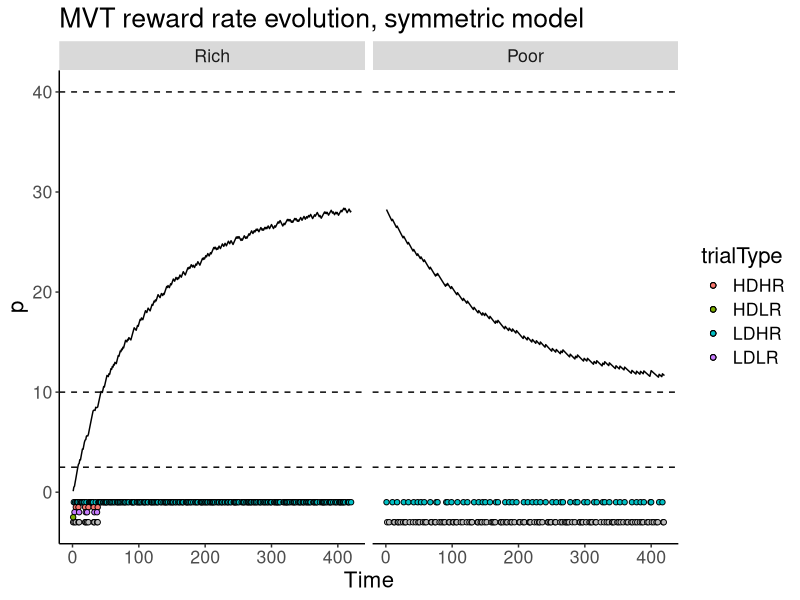
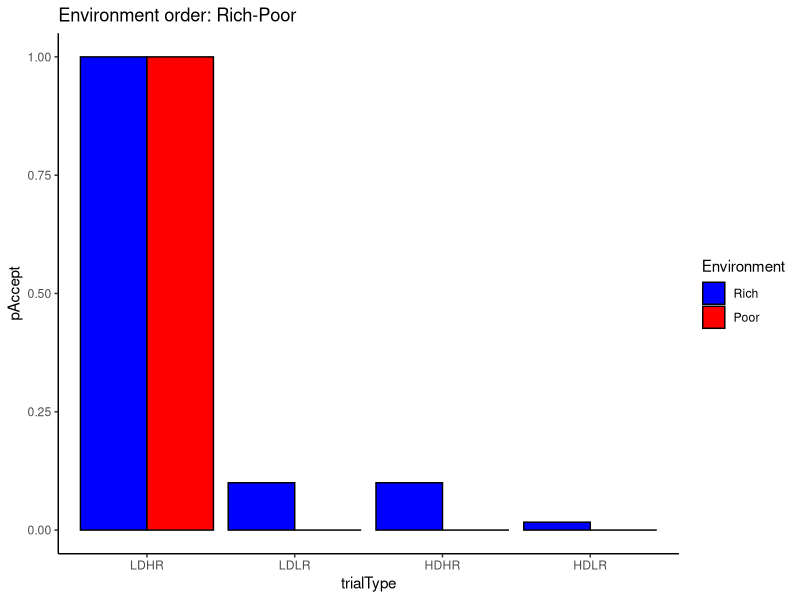

The R source for these figures, in order:
# simulating decisions from Garrett and Daw 2019
# this is just a playground to estimate how models affect their experiment
# this was helpful in understanding their approach
# and really, I did it to motivate myself to do it with my own data


# notes for Neil:
# - Since p is updated per second, and handling times are considered negative, 
#   asymmetric MVT can't compensate for extra positive learning. This could be why their betas are so low, to prevent this.
#   In a case where p is updated per trial experienced, the issue might be solved? Maybe try that...
#   So, during symmetry the handling time updates are compensated by the reward rate, reaching a mean rate. Maybe that's why p ends up at 20 during Rich blocks
#   This issue partially goes back to a simple fact: environmental reward rates are learned independently of choices.
#   Instead, per-second sims track the attained average.

library(tidyverse)

# there are 4 trial types, spanning low to high reward rates
trialType <- list(HDLR = c(rep(0, 8), 20),
                  HDHR = c(rep(0, 8), 80),
                  LDLR = c(rep(0, 2), 20),
                  LDHR = c(rep(0, 2), 80))

# earning rates (pts/time) per trial
trialTimes <- list(HDLR = 8, LDHR = 2, HDHR = 8, LDLR = 2)
trialRewards <- list(HDLR = 20, LDHR = 80, HDHR = 80, LDLR = 20)
  
# blocks had different environmental richness based on rate of trial occurrences (per 7 trials)
richTrials <- c("HDLR", "HDHR", "LDLR", rep("LDHR", 4))
poorTrials <- c("LDHR", "HDHR", "LDLR", rep("HDLR", 4))

# optimal policy for each block
richAccept <- list(HDLR = F, LDHR = T, HDHR = F, LDLR = F)
poorAccept <- list(HDLR = F, LDHR = T, HDHR = T, LDLR = T)

# starting parameters for their Rescorla-Wagner-type model
# the model updates per second
# p = is the expected reward value
# alpha is the adaptation rate
p <- 0
alpha <- 0.005
alphaPos <- 0.005
alphaNeg <- 0.002
n <- 60
asymmetric <- F # to use asymmetric updating of p
order <- c("Rich", "Poor")  # c("Poor", "Rich") c("Rich", "Poor") you can have a single block too
  
# this is just to store a session's evolution of the reward estimate
pStore <- numeric()
evol <- data.frame(Reward = NA,
                   Delay = NA,
                   p = NA,
                   trialType = NA,
                   Choice = NA,
                   Optimal = NA,
                   Environment = NA)

# perform block simluations in the given order
for (environment in order) {
  if (environment == "Poor") {
    # start simulating a series of 'n' trials in an 'env' environment
    env <- poorTrials
    for (run in seq(n)) {
      # randomly select the next 7 trials based on environmental richness
      sequence <- sample(env)
      
      # go through trials
      for (trial in sequence) {
        # if the trial's rate is higher than the estimated OC (average reward rate p * delay)
        # accept <- rich/poorAccept[[trial]] for optimality
        OC <- trialTimes[[trial]] * p
        r <- trialRewards[[trial]]
        accept <- ifelse(r > OC, T, F)
        
        # updated p at each second within the trial (one 0 = no update during offer window)
        if (accept) {
          if (asymmetric) {
            p <- p + alphaPos * (r - OC) 
            evol <- rbind(evol, c(r, trialTimes[[trial]], p, trial, accept, poorAccept[[trial]], "Poor"))
          } else {
            p <- p + alpha * (r - OC) # could turn this into a function, so multiple models can be tested
            evol <- rbind(evol, c(r, trialTimes[[trial]], p, trial, accept, poorAccept[[trial]], "Poor"))
          }
        } else {
          if (asymmetric) {
            p <- p + alphaNeg * (0 - p)
            evol <- rbind(evol, c(r, trialTimes[[trial]], p, trial, accept, poorAccept[[trial]], "Poor"))
          } else {
            p <- p + alpha * (0 - p) # 0 is for the 1 second in the offer window
            evol <- rbind(evol, c(r, trialTimes[[trial]], p, trial, accept, poorAccept[[trial]], "Poor"))
          }
        }
      }
    }
  }
  
  if (environment == "Rich") {
    # start simulating a series of 'n' trials in an 'env' environment
    env <- richTrials
    for (run in seq(n)) {
      # randomly select the next 7 trials based on environmental richness
      sequence <- sample(env)
      
      # go through trials
      for (trial in sequence) {
        # if the trial's rate is higher than the estimated OC (average reward rate p * delay)
        # accept <- rich/poorAccept[[trial]] for optimality
        OC <- trialTimes[[trial]] * p
        r <- trialRewards[[trial]]
        accept <- ifelse(r > OC, T, F)
        
        # updated p at each second within the trial (one 0 = no update during offer window)
        if (accept) {
          if (asymmetric) {
            p <- p + alphaPos * (r - OC) 
            evol <- rbind(evol, c(r, trialTimes[[trial]], p, trial, accept, richAccept[[trial]], "Rich"))
          } else {
            p <- p + alpha * (r - OC) # could turn this into a function, so multiple models can be tested
            evol <- rbind(evol, c(r, trialTimes[[trial]], p, trial, accept, richAccept[[trial]], "Rich"))
          }
        } else {
          if (asymmetric) {
            p <- p + alphaNeg * (0 - p)
            evol <- rbind(evol, c(r, trialTimes[[trial]], p, trial, accept, richAccept[[trial]], "Rich"))
          } else {
            p <- p + alpha * (0 - p) # 0 is for the 1 second in the offer window
            evol <- rbind(evol, c(r, trialTimes[[trial]], p, trial, accept, richAccept[[trial]], "Rich"))
          }
        }
      }
    }
  }
}


# plots
plots <- list()

# plot the evolution of p
plots$behavior <- evol %>%
                    filter(!is.na(p)) %>%
                    mutate(p = as.numeric(p),
                           ReceiptHDHR = ifelse((Reward > 0 & Choice == T & trialType == "HDHR"), -1.5, -6),
                           ReceiptHDLR = ifelse((Reward > 0 & Choice == T & trialType == "HDLR"), -2.5, -6),
                           ReceiptLDLR = ifelse((Reward > 0 & Choice == T & trialType == "LDLR"), -2, -6),
                           ReceiptLDHR = ifelse((Reward > 0 & Choice == T & trialType == "LDHR"), -1, -6),
                           optimalReceipt = ifelse((Reward > 0 & Optimal != Choice), -3, -6),
                           Time = c(seq(sum(Environment == order[1])), seq(sum(Environment == order[2]))),
                           Environment = factor(Environment, levels = order)) %>%
                    ggplot(aes(Time, p)) +
                      geom_line() +
                      ylim(-3, NA) +
                      labs(title = paste("MVT reward rate evolution,", ifelse(asymmetric, "asymmetric model", "symmetric model"))) +
                      geom_point(aes(Time, optimalReceipt), pch = 21, color = "black", fill = "grey", size = 1.5) +
                      geom_point(aes(Time, ReceiptLDHR, fill = trialType), pch = 21, color = "black", size = 1.5) +
                      geom_point(aes(Time, ReceiptHDHR, fill = trialType), pch = 21, color = "black", size = 1.5) +
                      geom_point(aes(Time, ReceiptLDLR, fill = trialType), pch = 21, color = "black", size = 1.5) +
                      geom_point(aes(Time, ReceiptHDLR, fill = trialType), pch = 21, color = "black", size = 1.5) +
                      geom_hline(yintercept = c(2.5, 10, 40), linetype = "dashed") +
                      facet_wrap(vars(Environment), scales = "free_x") +
                      theme(panel.grid.major = element_blank(),
                            panel.grid.minor = element_blank(),
                            panel.background = element_blank(),
                            axis.line = element_line(colour = "black"),
                            text = element_text(size = 16))


# plot overall proportion of acceptances (a la supplemental fig 1)
plots$propAccept <- evol %>%
                      filter(!is.na(p),
                             Reward > 0) %>%
                      mutate(p = as.numeric(p),
                             Choice = as.logical(Choice),
                             ReceiptHDHR = ifelse((Reward > 0 & Choice == T & trialType == "HDHR"), -1.5, -6),
                             ReceiptHDLR = ifelse((Reward > 0 & Choice == T & trialType == "HDLR"), -2.5, -6),
                             ReceiptLDLR = ifelse((Reward > 0 & Choice == T & trialType == "LDLR"), -2, -6),
                             ReceiptLDHR = ifelse((Reward > 0 & Choice == T & trialType == "LDHR"), -1, -6),
                             optimalReceipt = ifelse((Reward > 0 & Optimal != Choice), -3, -6),
                             Time = c(seq(sum(Environment == order[1])), seq(sum(Environment == order[2]))),
                             Environment = factor(Environment, levels = order),
                             trialType = factor(trialType, levels = c("LDHR", "LDLR", "HDHR", "HDLR"))) %>%
                      group_by(Environment, trialType) %>%
                      summarise(pAccept = mean(Choice)) %>%
                      ggplot(aes(trialType, pAccept, fill = Environment)) +
                        geom_bar(stat = "identity", position = "dodge", color = "black") +
                        labs(title = paste("Environment order: ", order[1], "-", order[2], sep = "")) +
                        scale_fill_manual(values = c("Rich" = "blue", "Poor" = "red")) +
                        theme_classic()

plots